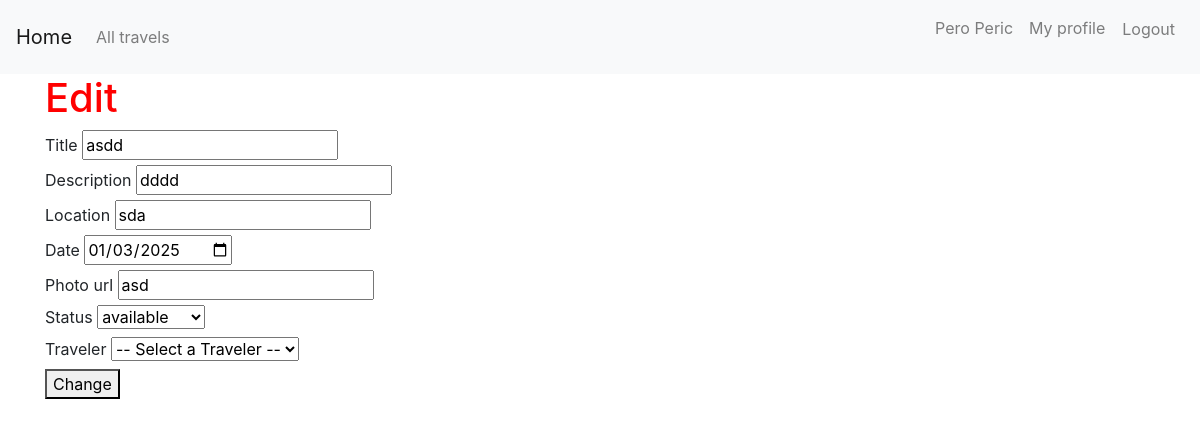
/accounts/dashboard/10/edit (signed in), run on the app's committed database.
### travels/models.py (models this page shows, shortened)
class Account(models.Model):
    user = models.OneToOneField(User, on_delete=models.CASCADE)
    name = models.CharField(max_length=100)
    organization = models.BooleanField()

class Travels(models.Model):
    user=models.ForeignKey(User, on_delete=models.CASCADE)
    title = models.CharField(max_length=100)
    desc = models.CharField(max_length=100)
    location = models.CharField(max_length=100)
    date = models.DateField(auto_now=False, auto_now_add=False)
    photo = models.CharField(max_length=100)
    status = models.CharField(max_length=100, default="available")

### accounts/views.py (the view, shortened to what this page needs)
# urls.py: path("dashboard/<int:travel_id>/edit", views.available, name='available'),
@login_required
def available(request, travel_id):
    travel=get_object_or_404(Travels, pk=travel_id)
    users=User.objects.all()
    context = {
        'travel': travel,
        'users': users,
    }
    return render(request, 'accounts/edit.html', context)

### accounts/templates/accounts/edit.html (shortened to what this page needs)
{% extends 'travels/base.html' %}
{% block content %}
        <h1>Edit</h1>
        <form method="post" action="{% url 'accounts:available' travel.id %}">
            <label>Title</label>
            <input type="text" name="title" value="{{travel.title}}">
            <br>
            <label>Description</label>
            <input type="text" name="desc" value="{{travel.desc}}">
            <br>
            <label>Location</label>
            <input type="text" name="location" value="{{travel.location}}">
            <br>
            <label>Date</label>
            <input type="date" name="date" value="{{ travel.date|date:'Y-m-d' }}"">
            <br>
            <label>Photo url</label>
            <input type="text" name="url" value="{{travel.photo}}">
            <br>
            <label>Status </label>
            <select name="status" id="status">
                <option value="available" {% if travel.status == "available" %}selected{% endif %}>available</option>
            </select>
            <br>
            <label>Traveler</label>
            <select name="traveler" id="traveler">
                <option value="0">-- Select a Traveler --</option>
            </select>
            <br>
            <button type="submit"> Change </button>
        </form>
{% endblock content %}

### travels/templates/travels/base.html (shortened to what this page needs)
{% load static %}
<html>
  <head>
    <link rel="stylesheet" href="https://maxcdn.bootstrapcdn.com/bootstrap/4.5.2/css/bootstrap.min.css">
    <link rel="stylesheet" href="{% static 'travels/css/travels.css' %}">
  </head>
  <body>
    <div class="page-header">
      <nav class="navbar navbar-expand-lg navbar-light bg-light">
        <a class="navbar-brand" href="{% url 'home' %}">Home</a>
        <div class="collapse navbar-collapse" id="navbarSupportedContent">
          <ul class="navbar-nav mr-auto">
            <li class="nav-item">
              <a class="nav-link" href="{% url 'list'%}">All travels</a>
            </li>
          </ul>
          <ul class="navbar-nav ml-auto">
            {% if request.user.is_authenticated %}
            <li class="nav-item">
              <a class="nav-link" href="{% url 'accounts:dashboard' %}">{{user.account.name}}</a>
            </li>
            <li class="nav-item">
              <a class="nav-link" href="{% url 'accounts:profile' user.id %}">My profile</a>
            </li>
              <li class="nav-item">
                <form action="{% url 'logout' %}" method="post">
                  <button class="btn btn-link nav-link" type="submit">Logout</button>
                </form>
              </li>
            {% endif %}
          </ul>
        </div>
      </nav>
    </div>
    <div class="content container">
      <div class="row">
        <div class="col-md-12">
          {% block content %}
          {% endblock %}
        </div>
      </div>
    </div>
  </body>
</html>

### travels/static/travels/css/travels.css (style rules this page uses)
.content h1 { color: red; }

### data on the page
Travels: title "asdd", desc "dddd", location "sda", date "01/03/2025", url "asd", status "available"

### other printed values
{{ user.account.name }} "Pero Peric"
